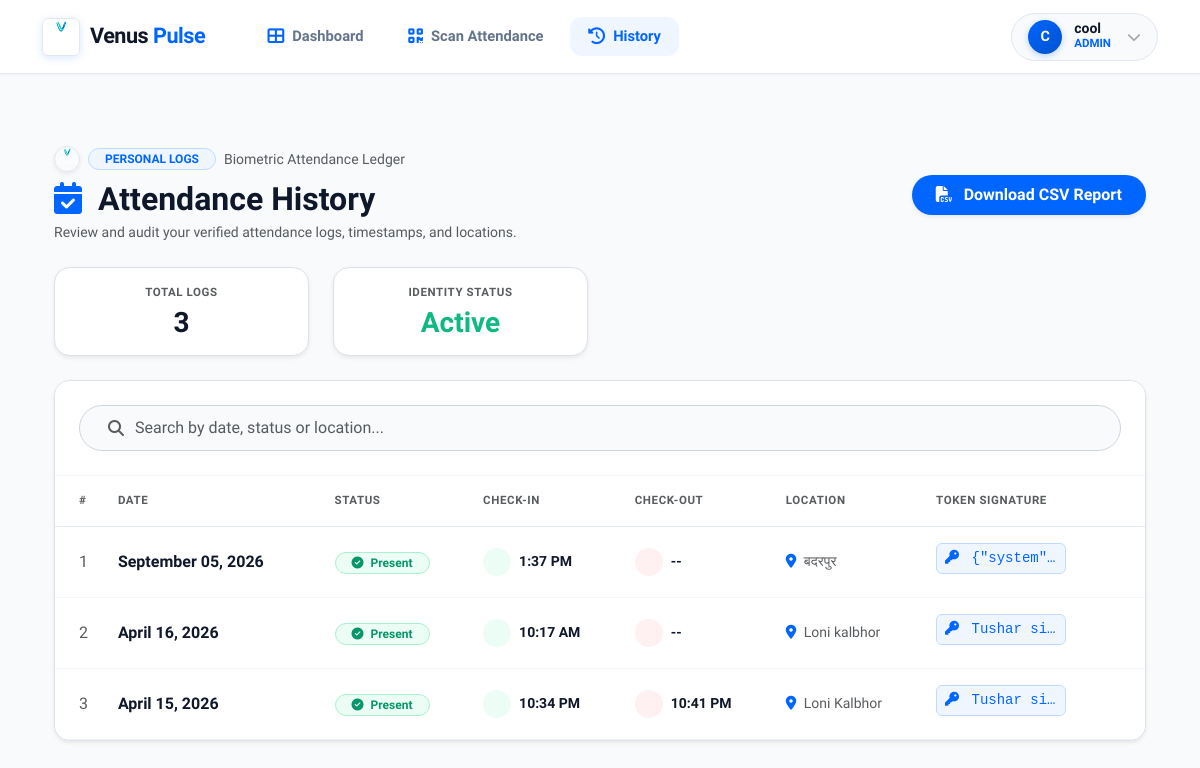
/attendance/history/ (signed in), run on the app's committed database.
### home/models.py (models this page shows, shortened)
class Attendance(models.Model):
    user = models.ForeignKey(User, on_delete=models.CASCADE)
    name = models.CharField(max_length=100, blank=True, null=True)
    email = models.EmailField(blank=True, null=True)
    qr_code = models.TextField()
    ip_address = models.GenericIPAddressField(blank=True, null=True)
    date = models.DateField(auto_now_add=True)
    time = models.TimeField(auto_now_add=True)
    ATTENDANCE_STATUS = (
        ('Present', 'Present'),
        ('Absent', 'Absent'),
        ('Late', 'Late'),
    )
    status = models.CharField(max_length=10, choices=ATTENDANCE_STATUS, default='Present')
    location_name = models.CharField(max_length=255, blank=True, null=True)
    location = models.CharField(max_length=255, blank=True, null=True)
    latitude = models.FloatField(blank=True, null=True)
    longitude = models.FloatField(blank=True, null=True)
    check_in = models.TimeField(blank=True, null=True)
    check_out = models.TimeField(blank=True, null=True)

### home/views.py (the view)
# urls.py: path('attendance/history/', views.attendance_history, name='attendance_history'),
@login_required
def attendance_history(request):
    records = Attendance.objects.filter(
        user=request.user).order_by('-date', '-check_in')
    return render(request, 'attendance_history.html', {
        'records': records,
        'name': request.user.get_full_name() or request.user.username,
    })

### templates/attendance_history.html (shortened to what this page needs)
{% extends "index.html" %}
{% load static %}
{% block content %}
<div class="container py-4">
  <div class="row mb-4 align-items-center">
    <div class="col-md-6 text-center text-md-start mb-3 mb-md-0">
      <div class="d-flex align-items-center gap-2 mb-2 justify-content-center justify-content-md-start">
        <img src="{% static 'logo.png' %}" onerror="this.src='{% static 'images/venus_logo.png' %}'" alt="Venus Logo" class="rounded-circle shadow-sm" style="width: 26px; height: 26px; border: 1px solid #e2e8f0;" />
        <span class="badge rounded-pill px-3 py-1 fw-bold small" style="background: #eff6ff; color: #0066ff; border: 1px solid #bfdbfe;">
          PERSONAL LOGS
        </span>
        <span class="small text-muted">Biometric Attendance Ledger</span>
      </div>
      <h2 class="fw-bold mb-1" style="color: #0f172a;">
        <i class="fas fa-calendar-check me-2" style="color: #0066ff;"></i> Attendance History
      </h2>
      <p class="small mb-0 text-muted">Review and audit your verified attendance logs, timestamps, and locations.</p>
    </div>
    <div class="col-md-6 text-center text-md-end">
      {% if user.is_staff or user.is_superuser %}
      <a href="{% url 'export_attendance_csv' %}" class="btn rounded-pill px-4 py-2 fw-semibold text-white shadow-sm" style="background: #0066ff; border: none;">
        <i class="fas fa-file-csv me-2"></i> Download CSV Report
      </a>
      {% endif %}
    </div>
  </div>
  <div class="row g-4 mb-4">
    <div class="col-6 col-md-3">
        <div class="card border rounded-4 text-center p-3 shadow-sm" style="background: #ffffff; border-color: #e2e8f0;">
            <div class="small fw-bold text-uppercase mb-1 text-muted" style="font-size: 0.72rem; letter-spacing: 0.6px;">Total Logs</div>
            <div class="h3 fw-bold mb-0" style="color: #0f172a;">{{ records|length }}</div>
        </div>
    </div>
    <div class="col-6 col-md-3">
        <div class="card border rounded-4 text-center p-3 shadow-sm" style="background: #ffffff; border-color: #e2e8f0;">
            <div class="small fw-bold text-uppercase mb-1 text-muted" style="font-size: 0.72rem; letter-spacing: 0.6px;">Identity Status</div>
            <div class="h3 fw-bold mb-0" style="color: #10b981;">Active</div>
        </div>
    </div>
  </div>
  <div class="card border rounded-4 overflow-hidden shadow-sm" style="background: #ffffff; border-color: #e2e8f0;">
    <div class="card-header p-4 bg-white" style="border-bottom: 1px solid #f1f5f9;">
        <div class="input-group rounded-pill px-3 py-1" style="background: #f8fafc; border: 1px solid #cbd5e1;">
            <span class="input-group-text bg-transparent border-0 text-muted"><i class="fas fa-search"></i></span>
            <input type="text" id="historySearch" class="form-control bg-transparent border-0 shadow-none ps-0" style="color: #0f172a;" placeholder="Search by date, status or location...">
        </div>
    </div>
    <div class="card-body p-0">
      <div class="table-responsive">
        <table class="table align-middle mb-0" id="historyTable" style="color: #334155;">
          <thead style="background: #f8fafc; border-bottom: 1px solid #e2e8f0;">
            <tr>
              <th class="ps-4 py-3 text-muted" style="font-size: 0.72rem; letter-spacing: 0.6px; text-transform: uppercase;">#</th>
              <th class="py-3 text-muted" style="font-size: 0.72rem; letter-spacing: 0.6px; text-transform: uppercase;">Date</th>
              <th class="py-3 text-muted" style="font-size: 0.72rem; letter-spacing: 0.6px; text-transform: uppercase;">Status</th>
              <th class="py-3 text-muted" style="font-size: 0.72rem; letter-spacing: 0.6px; text-transform: uppercase;">Check-In</th>
              <th class="py-3 text-muted" style="font-size: 0.72rem; letter-spacing: 0.6px; text-transform: uppercase;">Check-Out</th>
              <th class="py-3 text-muted" style="font-size: 0.72rem; letter-spacing: 0.6px; text-transform: uppercase;">Location</th>
              <th class="pe-4 py-3 text-muted" style="font-size: 0.72rem; letter-spacing: 0.6px; text-transform: uppercase;">Token Signature</th>
            </tr>
          </thead>
          <tbody>
            {% for record in records %}
            <tr style="border-bottom: 1px solid #f1f5f9;">
              <td class="ps-4 py-3 text-muted">{{ forloop.counter }}</td>
              <td class="py-3 fw-semibold" style="color: #0f172a;">{{ record.date|date:"F d, Y" }}</td>
              <td class="py-3">
                {% if record.status == 'Present' %}
                  <span class="badge rounded-pill px-3 py-1 fw-bold" style="background: #ecfdf5; color: #059669; border: 1px solid #a7f3d0;">
                    <i class="fas fa-check-circle me-1"></i> {{ record.status }}
                  </span>
                {% else %}
                  <span class="badge rounded-pill px-3 py-1 fw-bold" style="background: #f1f5f9; color: #64748b;">
                    {{ record.status }}
                  </span>
                {% endif %}
              </td>
              <td class="py-3" style="color: #0f172a;">
                <div class="d-flex align-items-center">
                  <div class="rounded-circle me-2 d-flex align-items-center justify-content-center" style="width: 28px; height: 28px; background: #ecfdf5; color: #10b981;">
                  </div>
                  <span class="small fw-semibold">{{ record.check_in|time:"g:i A"|default:"--" }}</span>
                </div>
              </td>
              <td class="py-3" style="color: #0f172a;">
                <div class="d-flex align-items-center">
                  <div class="rounded-circle me-2 d-flex align-items-center justify-content-center" style="width: 28px; height: 28px; background: #fff1f2; color: #f43f5e;">
                  </div>
                  <span class="small fw-semibold">{{ record.check_out|time:"g:i A"|default:"--" }}</span>
                </div>
              </td>
              <td class="py-3 small text-muted">
                <i class="fas fa-location-dot me-1" style="color: #0066ff;"></i> {{ record.location_name|default:"Premises Verified" }}
              </td>
              <td class="pe-4 py-3">
                <span class="text-truncate d-inline-block small rounded px-2 py-1" style="max-width: 130px; font-family: monospace; background: #eff6ff; color: #0066ff; border: 1px solid #bfdbfe;" title="{{ record.qr_code }}">
                  <i class="fas fa-key me-1"></i> {{ record.qr_code|truncatechars:15 }}
                </span>
              </td>
            </tr>
            {% endfor %}
          </tbody>
        </table>
      </div>
    </div>
  </div>
</div>
{% endblock %}

### templates/index.html (shortened to what this page needs)
{% load static %}
<!DOCTYPE html>
<html lang="en">
  <head>
    <link href="https://cdn.jsdelivr.net/npm/bootstrap@5.3.0/dist/css/bootstrap.min.css" rel="stylesheet" />
    <link href="https://cdnjs.cloudflare.com/ajax/libs/font-awesome/6.5.0/css/all.min.css" rel="stylesheet" />
    <link rel="stylesheet" href="https://cdnjs.cloudflare.com/ajax/libs/animate.css/4.1.1/animate.min.css" />
  </head>
  <body>
    <nav class="navbar navbar-expand-lg">
      <div class="container">
        <a class="navbar-brand" href="{% url 'home' %}">
          <img src="{% static 'logo.png' %}" onerror="this.src='{% static 'images/venus_logo.png' %}'" alt="Venus Logo" width="38" height="38" class="rounded-2" />
          <span style="letter-spacing: -0.5px;">Venus <span style="color: var(--primary-blue); font-weight: 800;">Pulse</span></span>
        </a>
        <div class="collapse navbar-collapse" id="navbarMain">
          <ul class="navbar-nav me-auto ps-lg-4">
            {% if user.is_authenticated %}
              <li class="nav-item"><a class="nav-link {% if request.resolver_match.url_name == 'user_dashboard' %}active{% endif %}" href="{% url 'user_dashboard' %}"><i class="fas fa-th-large"></i> Dashboard</a></li>
              <li class="nav-item"><a class="nav-link {% if request.resolver_match.url_name == 'attendance' %}active{% endif %}" href="{% url 'attendance' %}"><i class="fas fa-qrcode"></i> Scan Attendance</a></li>
              <li class="nav-item"><a class="nav-link {% if request.resolver_match.url_name == 'attendance_history' %}active{% endif %}" href="{% url 'attendance_history' %}"><i class="fas fa-clock-rotate-left"></i> History</a></li>
            {% endif %}
          </ul>
          <div class="d-flex align-items-center gap-2">
            {% if user.is_authenticated %}
              <div class="dropdown">
                <div class="user-dropdown-toggle" data-bs-toggle="dropdown">
                  <div class="user-avatar">{{ user.username|slice:":1"|upper }}</div>
                  <div class="d-none d-md-block text-start">
                    <div class="small fw-bold lh-1" style="color: var(--text-heading);">{{ user.username }}</div>
                    <div class="text-xs fw-bold" style="font-size: 0.72rem; color: var(--primary-blue);">
                      {% if user.is_staff %}ADMIN{% else %}EMPLOYEE{% endif %}
                    </div>
                  </div>
                  <i class="fas fa-chevron-down small opacity-50 ms-1 text-muted"></i>
                </div>
              </div>
            {% else %}
              <a href="{% url 'login' %}" class="btn rounded-pill fw-bold text-white px-4 py-2 shadow-sm" style="background: var(--primary-blue); border: none;">Sign In</a>
            {% endif %}
          </div>
        </div>
      </div>
    </nav>
    <main class="container py-5">
      {% block content %}{% endblock %}
    </main>
  </body>
</html>

### templates/index.html (style rules this page uses)
:root { --primary-blue: #0066ff; --primary-hover: #0052cc; --bg-body: #f8fafc; --card-bg: #ffffff; --card-border: #e2e8f0; --text-heading: #0f172a; --text-body: #334155; --text-muted: #64748b; }
body { font-family: 'Plus Jakarta Sans', -apple-system, BlinkMacSystemFont, sans-serif; background-color: var(--bg-body); color: var(--text-body); min-height: 100vh; }
.navbar { height: 74px; background: #ffffff; border-bottom: 1px solid var(--card-border); box-shadow: 0 1px 4px rgba(0, 0, 0, 0.04); padding: 0; position: sticky; top: 0; z-index: 1020; }
.navbar-brand { font-weight: 800; font-size: 1.35rem; color: var(--text-heading) !important; letter-spacing: -0.5px; display: flex; align-items: center; gap: 10px; }
.navbar-brand img { border-radius: 10px; box-shadow: 0 2px 8px rgba(0, 102, 255, 0.15); border: 1px solid #e2e8f0; transition: transform 0.3s ease; }
.nav-link { color: var(--text-muted) !important; font-weight: 600; padding: 0.55rem 1.15rem !important; border-radius: 12px; margin: 0 4px; transition: all 0.2s ease; display: flex; align-items: center; font-size: 0.92rem; }
.nav-link i { margin-right: 8px; font-size: 1.05rem; color: var(--primary-blue); }
.nav-link.active { color: var(--primary-blue) !important; background: #eff6ff; font-weight: 700; }
.user-dropdown-toggle { background: #f8fafc; border: 1px solid var(--card-border); padding: 6px 16px; border-radius: 999px; display: flex; align-items: center; gap: 12px; cursor: pointer; transition: all 0.2s ease; color: var(--text-heading); }
.user-avatar { width: 34px; height: 34px; background: linear-gradient(135deg, #0066ff 0%, #0052cc 100%); color: white; border-radius: 50%; display: flex; align-items: center; justify-content: center; font-weight: 800; font-size: 0.9rem; box-shadow: 0 2px 6px rgba(0, 102, 255, 0.25); }
.card { border-radius: 20px; border: 1px solid var(--card-border); background: var(--card-bg); box-shadow: 0 2px 10px rgba(0, 0, 0, 0.03); color: var(--text-body); }

### data on the page
Attendance: date "September 05, 2026", status "Present", check_in "1:37 PM", check_out "--", location_name "बदरपुर", qr_code "{\"system\"…"
Attendance: date "April 16, 2026", status "Present", check_in "10:17 AM", check_out "--", location_name "Loni kalbhor", qr_code "Tushar si…"
Attendance: date "April 15, 2026", status "Present", check_in "10:34 PM", check_out "10:41 PM", location_name "Loni Kalbhor", qr_code "Tushar si…"

### other printed values
{{ user.username|slice:":1"|upper }} "C"
{{ user.username }} "cool"
{{ records|length }} "3"
